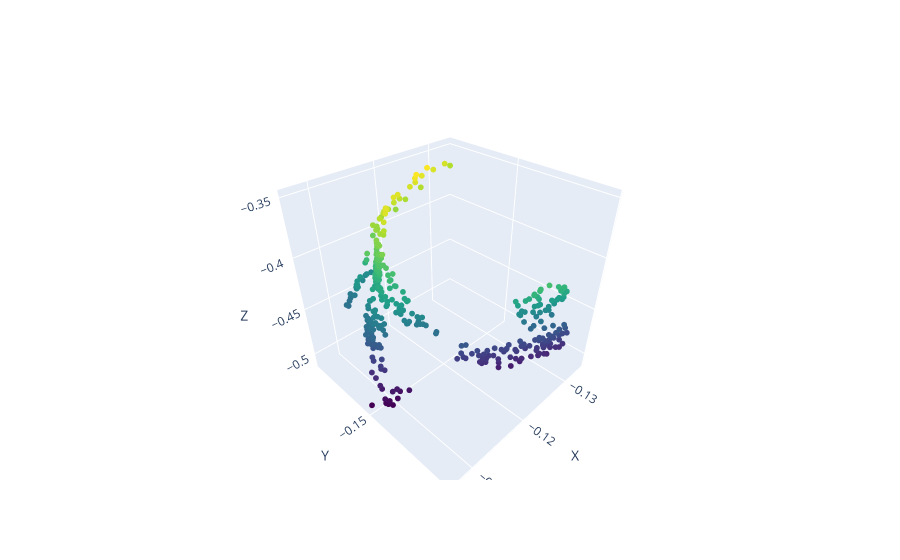

Here is the notebook cell this chart was saved with:
### Code cell
import plotly.graph_objects as go

# Assuming points_3D is your array of 3D points
x = tripoints3d[0]
y = tripoints3d[1]
z = -tripoints3d[2]

fig = go.Figure(data=[go.Scatter3d(x=x, y=y, z=z,
                                   mode='markers',
                                   marker=dict(size=2, color=z, colorscale='Viridis'))])

fig.update_layout(scene=dict(xaxis_title='X',
                             yaxis_title='Y',
                             zaxis_title='Z'))

fig.show()

### Figure 1 — Plotly figure (JSON) as saved in the notebook; plotly's stock layout.template omitted (floating-point values rounded to 4 significant figures; data arrays with more than 128 entries replaced by an {"elided": "..."} marker saying what was removed)
{"data": [{"marker": {"color": {"elided": "382 float values"}, "colorscale": [[0, "#440154"], [0.1111, "#482878"], [0.2222, "#3e4989"], [0.3333, "#31688e"], [0.4444, "#26828e"], [0.5556, "#1f9e89"], [0.6667, "#35b779"], [0.7778, "#6ece58"], [0.8889, "#b5de2b"], [1, "#fde725"]], "size": 2}, "mode": "markers", "type": "scatter3d", "x": {"elided": "382 float values"}, "y": {"elided": "382 float values"}, "z": {"elided": "382 float values"}}], "layout": {"scene": {"xaxis": {"title": {"text": "X"}}, "yaxis": {"title": {"text": "Y"}}, "zaxis": {"title": {"text": "Z"}}}}}
